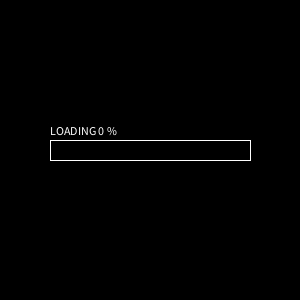
Frame 1 (no input)
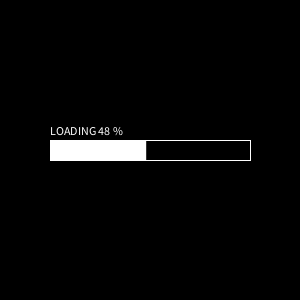
Frame 60 (the mouse pressed at the canvas centre just before this capture)
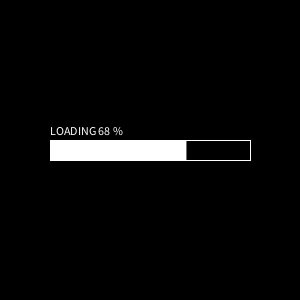
Frame 120 (the mouse held since frame 60 and released just before this capture)

The Processing sketch that drew these frames (run headless with seeded random() and noise(); from frame 60 on, the mouse is pressed at the canvas centre):

// Processing sketch: processing_73311
// ── processing_73311.pde

int t;

void setup()
{
  size(300, 300);
  background(0);
  t = millis();
}

void draw()
{
  background(0);
  stroke(255);
  noFill();
  rectMode(CENTER);
  rect(width/2, height/2, 200, 20);
  noStroke();
  fill(255);
  rectMode(CORNER);
  int loaded = round(map(millis()-t, 0, 5000, 0, 100));
  if (millis()-t <= 5000)
  {
    rect(width/2 - 100, height/2 - 10, map(millis()-t, 0, 5000, 0, 200), 20);
    text("LOADING " + nf(loaded, 0) + " %", width/2 - 100, height/2 - 15);
  }
  else
  {
    rect(width/2 - 100, height/2 - 10, 200, 20);
    text("LOADING 100%", width/2 - 100, height/2 - 15);
  }
}

void mousePressed()
{
  if (millis()-t >= 5000) t = millis();
}
